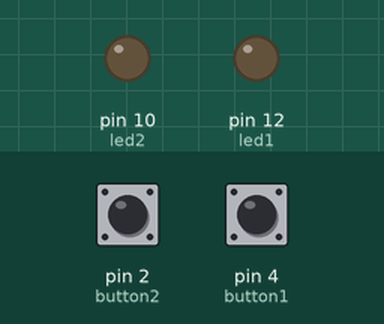
A sketch run on a simulated Arduino Uno, built with avr-gcc and run on an emulated ATmega328P. Parts: output pins drawn as LEDs (lit = HIGH). The test bench sets the inputs (shaded band); at power-on: pin 2 (button2) HIGH, pin 4 (button1) HIGH.

Above: at 6.8 s.
6.9 s: pin 2 (button2) pulled LOW for 3 s
At 7.4 s:
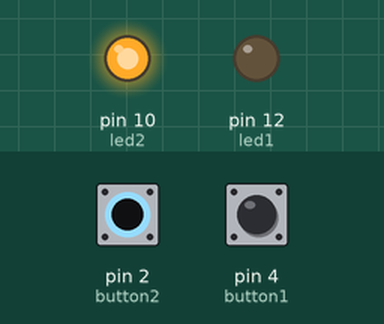
11.4 s: pin 4 (button1) pulled LOW for 3 s
At 12.4 s:
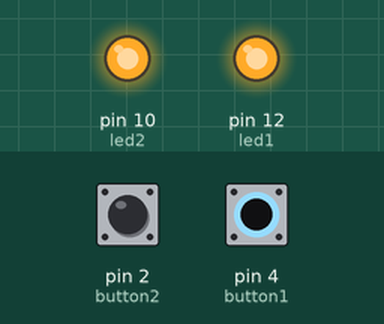
15.9 s: pin 2 (button2) pulled LOW for 3 s
At 16.6 s:
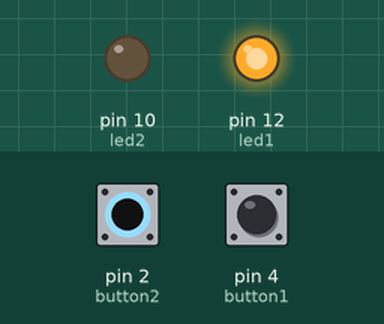
Timing chart, 0 to 18.9 s (numbered marks = the images above; inputs shaded):
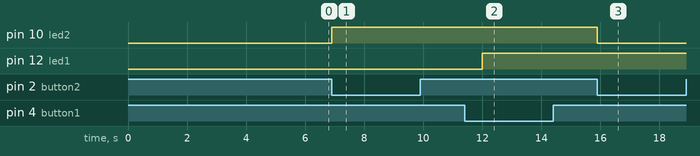

Measured:
- after the input at 6.9 s, pin 10 (led2): LOW → HIGH at once
- after the input at 11.4 s, pin 12 (led1): LOW → HIGH after 0.60 s
- after the input at 15.9 s, pin 10 (led2): HIGH → LOW at once

The sketch:

e1_leds_pushbuttons.ino
```cpp
/*
 - 2 push buttons (connected to pins 2 and 4)
 - 2 leds (connected to pins 10 and 12)
 - 2 220 ohms resistors
*/

#define button1 4
#define button2 2
#define led1 12
#define led2 10

void blink();

void setup(){
  pinMode(button1,INPUT_PULLUP);
  pinMode(button2,INPUT_PULLUP);

  pinMode(led1, OUTPUT);
  digitalWrite(led1, LOW);
  pinMode(led2, OUTPUT);
  digitalWrite(led2, LOW);

  attachInterrupt(0, blink, FALLING);
}

void loop(){
  if (digitalRead(button1)==0){
    digitalWrite(led1, !digitalRead(led1));
    }
    delay(3000);
}

void blink(){
  digitalWrite(led2, !digitalRead(led2));
}
```
